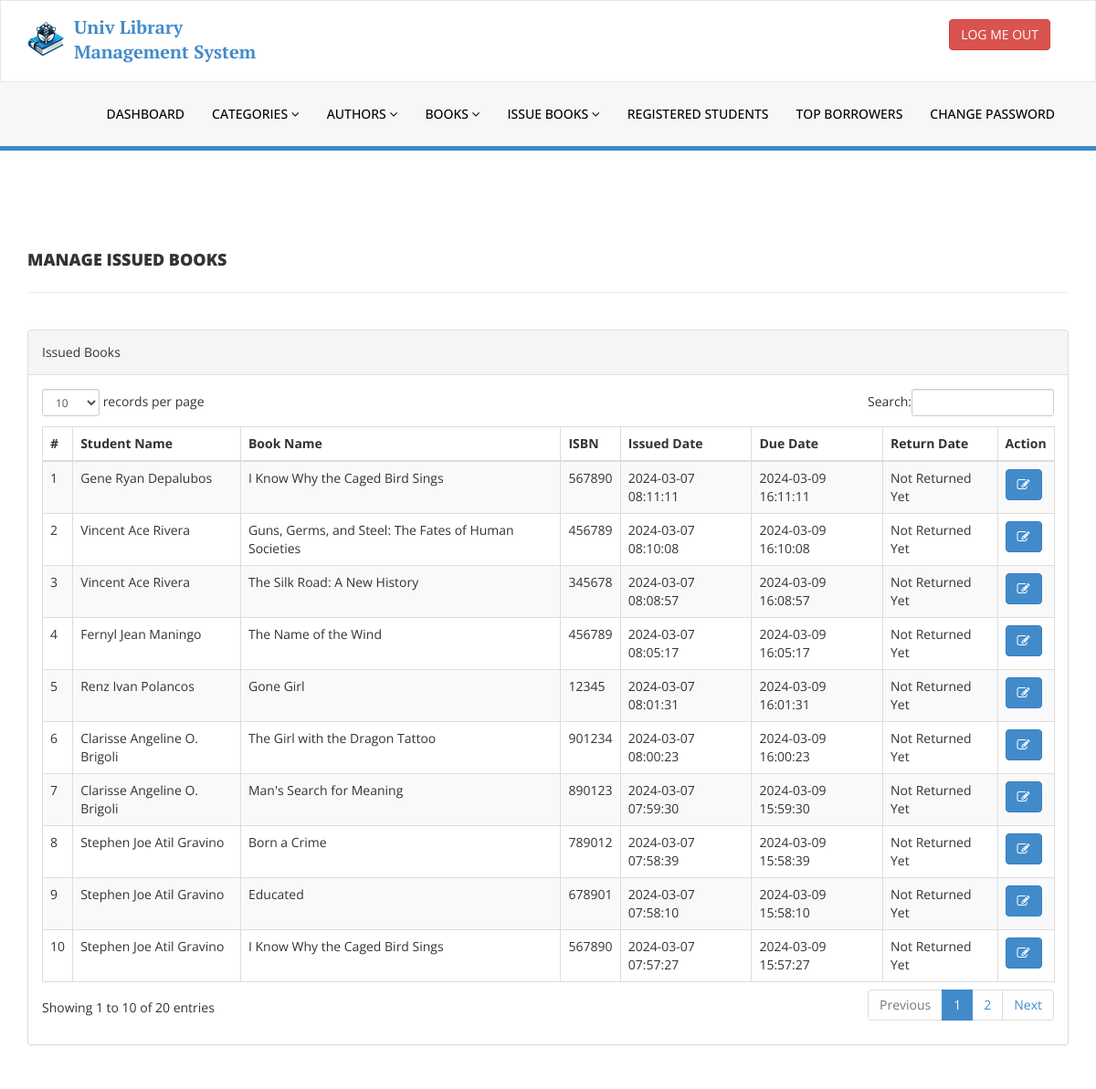
/library/admin/manage-issued-books.php (signed in), run on the app's committed database.
### tables this page shows
CREATE TABLE `tblissuedbookdetails` (
  `id` int(11) NOT NULL,
  `BookId` int(11) DEFAULT NULL,
  `StudentID` varchar(150) DEFAULT NULL,
  `IssuesDate` timestamp NULL DEFAULT current_timestamp(),
  `DueDate` datetime DEFAULT NULL,
  `ReturnDate` timestamp NULL DEFAULT NULL ON UPDATE current_timestamp(),
  `RetrunStatus` int(1) DEFAULT 0,
  `fine` int(11) DEFAULT NULL
);

CREATE TABLE `tblstudents` (
  `id` int(11) NOT NULL,
  `StudentId` varchar(100) DEFAULT NULL,
  `FullName` varchar(120) DEFAULT NULL,
  `EmailId` varchar(120) DEFAULT NULL,
  `MobileNumber` char(11) DEFAULT NULL,
  `Password` varchar(120) DEFAULT NULL,
  `Status` int(1) DEFAULT NULL,
  `RegDate` timestamp NULL DEFAULT current_timestamp(),
  `UpdationDate` timestamp NULL DEFAULT NULL ON UPDATE current_timestamp()
);

CREATE TABLE `tblbooks` (
  `id` int(11) NOT NULL,
  `BookName` varchar(255) DEFAULT NULL,
  `CatId` int(11) DEFAULT NULL,
  `AuthorId` int(11) DEFAULT NULL,
  `ISBNNumber` int(11) DEFAULT NULL,
  `BookPrice` int(11) DEFAULT NULL,
  `RegDate` timestamp NULL DEFAULT current_timestamp(),
  `UpdationDate` timestamp NULL DEFAULT NULL ON UPDATE current_timestamp(),
  `status` int(11) DEFAULT 1
);

### library/admin/manage-issued-books.php (the view, shortened to what this page needs)
<?php
include('includes/config.php');
if (strlen($_SESSION['alogin']) == 0) {
    header('location:index.php');
} else {
?>
    <!DOCTYPE html>
    <html xmlns="http://www.w3.org/1999/xhtml">
    <head>
        <link href="assets/css/bootstrap.css" rel="stylesheet" />
        <link href="assets/css/font-awesome.css" rel="stylesheet" />
        <link href="assets/js/dataTables/dataTables.bootstrap.css" rel="stylesheet" />
        <link href="assets/css/style.css" rel="stylesheet" />
    </head>
    <body>
        <?php include('includes/header.php'); ?>
        <div class="content-wrapper">
            <div class="container">
                <div class="row pad-botm">
                    <div class="col-md-12">
                        <h4 class="header-line">Manage Issued Books</h4>
                    </div>
                    <div class="row">
                    </div>
                </div>
                <div class="row">
                    <div class="col-md-12">
                        <div class="panel panel-default">
                            <div class="panel-heading">
                                Issued Books
                            </div>
                            <div class="panel-body">
                                <div class="table-responsive">
                                    <table class="table table-striped table-bordered table-hover" id="dataTables-example">
                                        <thead>
                                            <tr>
                                                <th>#</th>
                                                <th>Student Name</th>
                                                <th>Book Name</th>
                                                <th>ISBN </th>
                                                <th>Issued Date</th>
                                                <th>Due Date</th>
                                                <th>Return Date</th>
                                                <th>Action</th>
                                            </tr>
                                        </thead>
                                        <tbody>
                                            <?php $sql = "
                                                    SELECT
                                                        tblstudents.FullName,
                                                        tblbooks.BookName,
                                                        tblbooks.ISBNNumber,
                                                        tblissuedbookdetails.IssuesDate,
                                                        tblissuedbookdetails.DueDate,
                                                        tblissuedbookdetails.ReturnDate,
                                                        tblissuedbookdetails.id AS rid
                                                    FROM tblissuedbookdetails
                                                    JOIN tblstudents ON tblstudents.StudentId=tblissuedbookdetails.StudentId
                                                    JOIN tblbooks ON tblbooks.id=tblissuedbookdetails.BookId
                                                    ORDER BY tblissuedbookdetails.id DESC";
                                            $query = $dbh->prepare($sql);
                                            $query->execute();
                                            $results = $query->fetchAll(PDO::FETCH_OBJ);
                                            $cnt = 1;
                                            if ($query->rowCount() > 0) {
                                                foreach ($results as $result) {               ?>
                                                    <tr class="odd gradeX">
                                                        <td class="center"><?php echo htmlentities($cnt); ?></td>
                                                        <td class="center"><?php echo htmlentities($result->FullName); ?></td>
                                                        <td class="center"><?php echo htmlentities($result->BookName); ?></td>
                                                        <td class="center"><?php echo htmlentities($result->ISBNNumber); ?></td>
                                                        <td class="center"><?php echo htmlentities($result->IssuesDate); ?></td>
                                                        <td class="center"><?php echo htmlentities($result->DueDate); ?></td>
                                                        <td class="center"><?php if ($result->ReturnDate == "") {
                                                                                echo htmlentities("Not Returned Yet");
                                                                            } else {
                                                                                echo htmlentities($result->ReturnDate);
                                                                            }
                                                                            ?></td>
                                                        <td class="center">
                                                            <a href="update-issue-bookdeails.php?rid=<?php echo htmlentities($result->rid); ?>"><button class="btn btn-primary"><i class="fa fa-edit"></i></button>
                                                        </td>
                                                    </tr>
                                            <?php $cnt = $cnt + 1;
                                                }
                                            } ?>
                                        </tbody>
                                    </table>
                                </div>
                            </div>
                        </div>
                    </div>
                </div>
            </div>
        </div>
    </body>
    </html>
<?php } ?>

### library/admin/assets/css/style.css (style rules this page uses)
body { font-family: 'Open Sans', sans-serif; line-height: 28px; }
.content-wrapper { margin-top: 100px; min-height: 70vh; padding-bottom: 4rem; }
.header-line { font-weight: 900; padding-bottom: 25px; border-bottom: 1px solid #eeeeee; text-transform: uppercase; }
.pad-botm { padding-bottom: 30px; }

### data on the page
tblissuedbookdetails: tblstudents.FullName "Gene Ryan Depalubos", BookId.BookName "I Know Why the Caged Bird Sings", BookId.ISBNNumber "567890", IssuesDate "2024-03-07 08:11:11", DueDate "2024-03-09 16:11:11"
tblissuedbookdetails: tblstudents.FullName "Vincent Ace Rivera", BookId.BookName "Guns, Germs, and Steel: The Fates of Human Societies", BookId.ISBNNumber "456789", IssuesDate "2024-03-07 08:10:08", DueDate "2024-03-09 16:10:08"
tblissuedbookdetails: tblstudents.FullName "Vincent Ace Rivera", BookId.BookName "The Silk Road: A New History", BookId.ISBNNumber "345678", IssuesDate "2024-03-07 08:08:57", DueDate "2024-03-09 16:08:57"
tblissuedbookdetails: tblstudents.FullName "Fernyl Jean Maningo", BookId.BookName "The Name of the Wind", BookId.ISBNNumber "456789", IssuesDate "2024-03-07 08:05:17", DueDate "2024-03-09 16:05:17"
tblissuedbookdetails: tblstudents.FullName "Renz Ivan Polancos", BookId.BookName "Gone Girl", BookId.ISBNNumber "12345", IssuesDate "2024-03-07 08:01:31", DueDate "2024-03-09 16:01:31"
tblissuedbookdetails: tblstudents.FullName "Clarisse Angeline O. Brigoli", BookId.BookName "The Girl with the Dragon Tattoo", BookId.ISBNNumber "901234", IssuesDate "2024-03-07 08:00:23", DueDate "2024-03-09 16:00:23"
tblissuedbookdetails: tblstudents.FullName "Clarisse Angeline O. Brigoli", BookId.BookName "Man's Search for Meaning", BookId.ISBNNumber "890123", IssuesDate "2024-03-07 07:59:30", DueDate "2024-03-09 15:59:30"
tblissuedbookdetails: tblstudents.FullName "Stephen Joe Atil Gravino", BookId.BookName "Born a Crime", BookId.ISBNNumber "789012", IssuesDate "2024-03-07 07:58:39", DueDate "2024-03-09 15:58:39"
tblissuedbookdetails: tblstudents.FullName "Stephen Joe Atil Gravino", BookId.BookName "Educated", BookId.ISBNNumber "678901", IssuesDate "2024-03-07 07:58:10", DueDate "2024-03-09 15:58:10"
tblissuedbookdetails: tblstudents.FullName "Stephen Joe Atil Gravino", BookId.BookName "I Know Why the Caged Bird Sings", BookId.ISBNNumber "567890", IssuesDate "2024-03-07 07:57:27", DueDate "2024-03-09 15:57:27"
